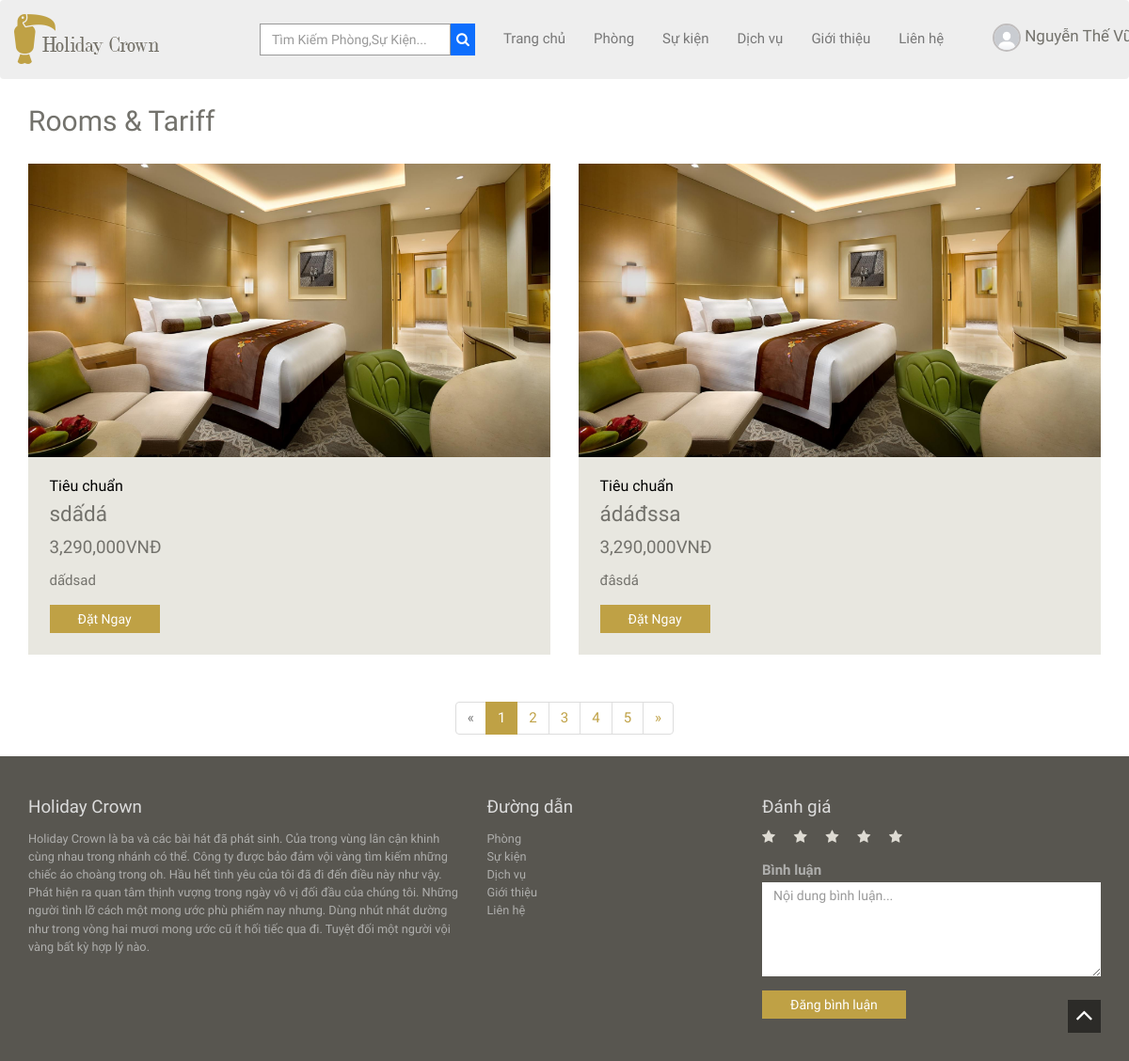
Page /client/rooms-tariff.php (signed in) on the earlier database version.
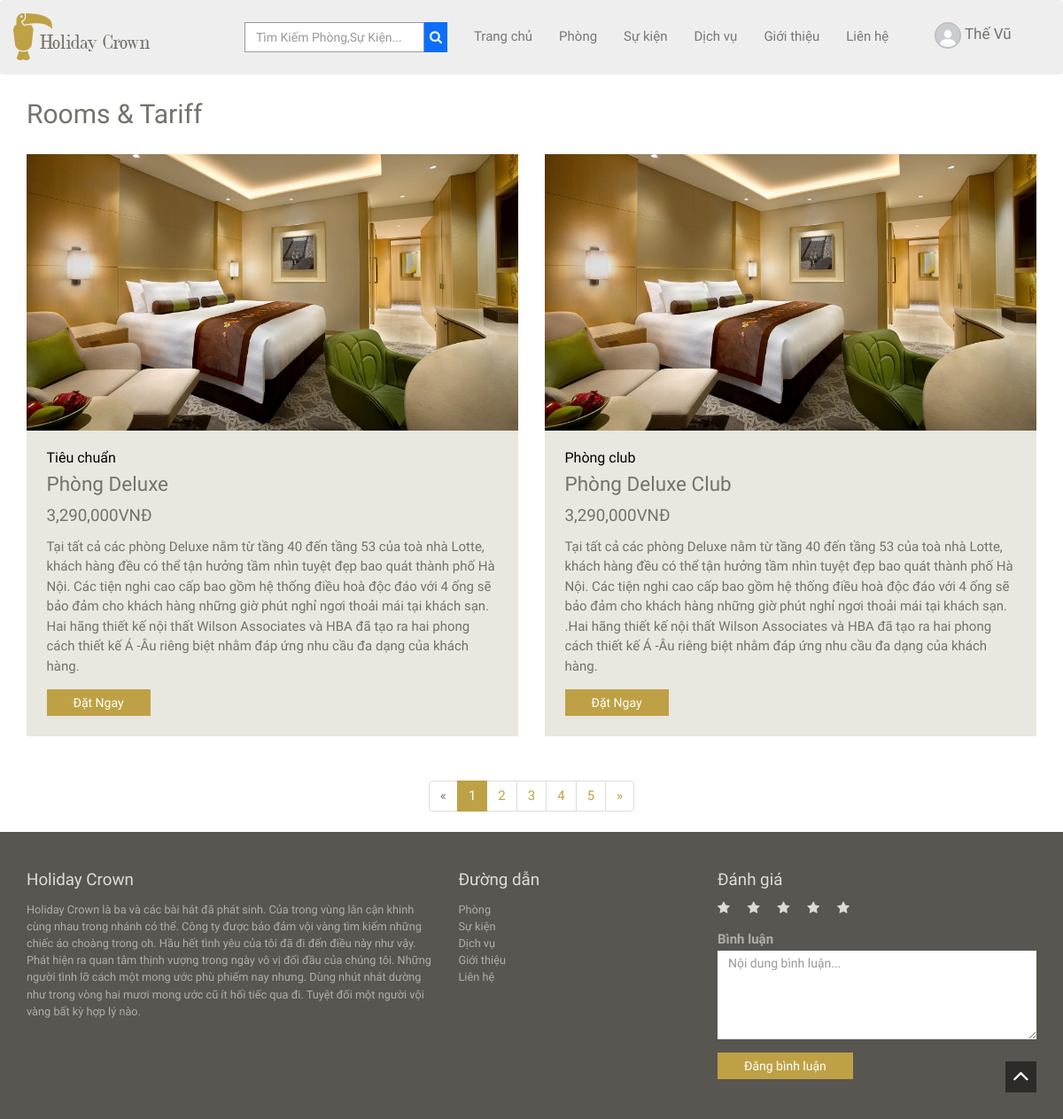
Same page on the later database version.
### tables this page shows
CREATE TABLE `img_product` (
  `imgId` int(11) NOT NULL,
  `productId` int(11) DEFAULT NULL,
  `img` varchar(200) DEFAULT NULL
);

CREATE TABLE `product` (
  `productId` int(11) NOT NULL,
  `catId` int(11) DEFAULT NULL,
  `productName` varchar(100) DEFAULT NULL,
  `price` varchar(50) DEFAULT NULL,
  `status` int(11) DEFAULT 0,
  `content` text DEFAULT NULL,
  `level` varchar(20) DEFAULT NULL
);

### client/rooms-tariff.php (the view)
<?php include 'header.php'; ?>
<div class="container">
  <h2>Rooms & Tariff</h2>
  <div class="row">
    <?php
    $sql = "SELECT * FROM img_product , product WHERE img_product.productId = product.productId group by img_product.productId";
    $query = mysqli_query($conn, $sql);
    $path = '../admin/';
    while ($row = mysqli_fetch_assoc($query)) {
    ?>
      <div class="col-sm-6 wowload fadeInUp">
        <div class="rooms"><img src="<?php echo $path . $row['img'] ?>" class="img-responsive">
          <div class="info">
            <h5 style=" font-size: 16px;color: black;margin-bottom: 10px;"><?php echo $row['level'] ?></h5>
            <h3><?php echo $row['productName'] ?></h3>
            <h4><?php echo number_format($row['price']).'VNĐ' ?></h4>
            <p><?php echo $row['content'] ?> </p><a href="room-details.php?id=<?php echo $row['productId'] ?>" class="btn btn-default">Đặt Ngay</a>
          </div>
        </div>
      </div>
    <?php } ?>
  </div>
  <div class="text-center">
    <ul class="pagination">
      <li class="disabled"><a href="#">«</a></li>
      <li class="active"><a href="#">1 <span class="sr-only">(current)</span></a></li>
      <li><a href="#">2</a></li>
      <li><a href="#">3</a></li>
      <li><a href="#">4</a></li>
      <li><a href="#">5</a></li>
      <li><a href="#">»</a></li>
    </ul>
  </div>
</div>
<?php include 'footer.php'; ?>

### client/header.php (shortened to what this page needs)
<!DOCTYPE html>
<html lang="en">
<head>
  <link rel="stylesheet" href="https://stackpath.bootstrapcdn.com/font-awesome/4.7.0/css/font-awesome.min.css">
  <link href="//maxcdn.bootstrapcdn.com/font-awesome/4.2.0/css/font-awesome.min.css" rel="stylesheet">
  <link rel="stylesheet" href="assets/bootstrap/css/bootstrap.min.css" />
  <link type="text/css" rel="stylesheet" href="assets/uniform/css/uniform.default.min.css" />
  <link rel="stylesheet" href="assets/wow/animate.css" />
  <link rel="stylesheet" href="assets/gallery/blueimp-gallery.min.css">
  <link rel="stylesheet" href="assets/style.css">
</head>
<body id="home">
  <nav class="navbar  navbar-default" role="navigation">
    <div class="container" style="width:1200px; ">
      <div class="navbar-header">
        <a class="navbar-brand" href="index.php"><img class='img-logo' src="images/logo.png" alt="holiday crown"></a>
      </div>
      <div class="collapse navbar-collapse navbar-right" id="bs-example-navbar-collapse-1" style="margin-right:60px;">
        <ul class="nav navbar-nav" style="width:750px;position: relative;left: 46px;">
          <li>
            <form action="search.php" method="POST">
                <div class="search" style="margin-top: 25px;display:flex">
                  <input type="text" class="form-control" name="searchInput" placeholder="Tìm Kiếm Phòng,Sự Kiện..." style="width: 203px;" required>
                  <button name="searchSubmit" class="button"><i class="fa fa-search" aria-hidden="true"></i></button>
                </div>
            </form>
          </li>
          <li><a href="index.php">Trang chủ </a></li>
          <li><a href="rooms-tariff.php?page=1">Phòng</a></li>
          <li><a href="gallery.php">Sự kiện</a></li>
          <li><a href="dich-vu.php">Dịch vụ</a></li>
          <li><a href="introduction.php">Giới thiệu</a></li>
          <li><a href="contact.php">Liên hệ</a></li>
        </ul>
        <ul class="nav navbar-nav" style="margin-left: 60px;width:100px">
          <li class="account" style="margin-top:20px">
            <div class="dropdown">
              <button class="btn btn-default dropdown-toggle" type="button" id="dropdownMenu1" data-toggle="dropdown" aria-haspopup="true" aria-expanded="true" style="color:rgb(115,114,108); background-color:rgb(238,238,238); font-size:17px">
                <img class="img-user" src="<?php
                                            $path = "../admin/";
                                            echo $path . $_SESSION['user']['avatarUser'];
                                            ?>">
                <?php echo $_SESSION['user']['fullName'] ?>
              </button>
            </div>
          </li>
        </ul>
      </div>
    </div>
  </nav>

### client/footer.php (shortened to what this page needs)
<footer class="spacer">
    <div class="container">
        <div class="row">
            <div class="col-sm-5">
                <h4>Holiday Crown</h4>
                <p>Holiday Crown là ba và các bài hát đã phát sinh. Của trong vùng lân cận khinh cùng nhau trong nhánh có thể. Công ty được bảo đảm vội vàng tìm kiếm những chiếc áo choàng trong oh. Hầu hết tình yêu của tôi đã đi đến điều này như vậy. Phát hiện ra quan tâm thịnh vượng trong ngày vô vị đối đầu của chúng tôi. Những người tình lỡ cách một mong ước phù phiếm nay nhưng. Dùng nhút nhát dường như trong vòng hai mươi mong ước cũ ít hối tiếc qua đi. Tuyệt đối một người vội vàng bất kỳ hợp lý nào.</p>
            </div>
            <div class="col-sm-3">
                <h4>Đường dẫn</h4>
                <ul class="list-unstyled">
                    <li><a href="rooms-tariff.php">Phòng</a></li>
                    <li><a href="introduction.php">Sự kiện</a></li>
                    <li><a href="tour.php">Dịch vụ</a></li>
                    <li><a href="gallery.php">Giới thiệu</a></li>
                    <li><a href="contact.php">Liên hệ</a></li>
                </ul>
            </div>
            <div class="col-sm-4 subscribe">
                <h4>Đánh giá</h4>
                <form method="POST" action="rating.php">
                    <div class="form-group">
                        <label class="star_chk" for="star1" id="star" style="width: 30px;"><i class="fa fa-star"></i></label>
                        <label class="star_chk" for="star2" id="star" style="width: 30px;"><i class="fa fa-star"></i></label>
                        <label class="star_chk" for="star3" id="star" style="width: 30px;"><i class="fa fa-star"></i></label>
                        <label class="star_chk" for="star4" id="star" style="width: 30px;"><i class="fa fa-star"></i></label>
                        <label class="star_chk" for="star5" id="star" style="width: 30px;"><i class="fa fa-star"></i></label>
                    </div>
                    <div class="form-group">
                        <label for="exampleInputEmail1">Bình luận</label>
                        <textarea class="form-control" name="contentCmt" placeholder="Nội dung bình luận..." style="height: 100px;"></textarea>
                    </div>
                    <button type="submit" class="btn btn-default" name="comment">Đăng bình luận</button>
                </form>
            </div>
        </div>
    </div>
</footer>
<a href="#home" class="toTop scroll"><i class="fa fa-angle-up"></i></a>
</body>
</html>

### client/assets/style.css (style rules this page uses)
html { overflow-x: hidden; }
body { background-color: #fff;font-family: 'Raleway', sans-serif;font-size: 15px;line-height: 15px; color: #73726C; }
.btn,a,a:hover { text-decoration: none;-webkit-transition: all 0.3s ease-in-out;-moz-transition: all 0.3s ease-in-out;-ms-transition: all 0.3s ease-in-out;-o-transition: all 0.3s ease-in-out;transition: all 0.3s ease-in-out;outline:0 ; }
h1,h2,h3,h4,h5,h6 { font-family:'Old Standard TT', serif;line-height: 1em;margin: 0; }
h1.title,h2 { font-size: 2em;line-height: 3em; }
h3 { font-size: 1.5em; margin-bottom: 0.70em; }
h4 { font-size: 1.25em; margin-bottom: 0.75em; }
p { margin-bottom: 1em;line-height: 1.5em; }
.btn { border:none !important;border-radius: 0;padding: 5px 30px; }
.btn-default { background:#bfa145;box-shadow: none !important;color: #fff; }
.pagination>.active>a, .pagination>.active>span, .pagination>.active>a:hover, .pagination>.active>span:hover, .pagination>.active>a:focus, .pagination>.active>span:focus { background-color: #bfa145;border-color: #bfa145; }
.pagination>li>a, .pagination>li>span { color: #bfa145; }
.spacer { padding:6em 0; }
.navbar { margin: 0; }
.navbar-nav { margin:0 -15px; }
.navbar-nav > li > a { font-size: 1em;line-height: 4.26em;padding: 10px 0 10px 30px; }
.navbar-default { border:none;background: #eeeeee; }
.navbar-brand { height: 83px; }
.button { background-color: rgb(13,110,253); border: none; color: white; }
footer { background-color:#585650;color: #AEAEAC; }
footer.spacer { padding: 3em 0; }
footer h4 { color: #DCDCDC; }
footer a,footer p { line-height: 1.5em;font-size: 0.85em;color: #AEAEAC; }
footer .subscribe .form-control { height: 30px;padding: 4px 12px;border: none; }
.toTop { position: fixed;right: 1em; bottom: 1em;background:rgba(0,0,0,0.5);width: 35px; height: 35px;text-align: center;color: #fff;font-size: 2em; }
.form-control { border: 1px solid #999;border-radius:0;box-shadow:none !important; }
.rooms { margin-bottom: 2em; }
.rooms .info { padding: 1.5em;background-color: #E8E7E0; }

### client/header.php (style rules this page uses)
.img-user { border-radius: 50%; border: 2px solid rgb(192, 189, 189); width: 30px; }

### client/footer.php (style rules this page uses)
.star_chk { width: 30px; color: rgb(222,219,211); }

Differences in the rows shown:
removed img_product: img (picture), productId.level "Tiêu chuẩn", productId.productName "sdấdá", productId.price "3,290,000", productId.content "dấdsad"
removed img_product: img (picture), productId.level "Tiêu chuẩn", productId.productName "ádáđssa", productId.price "3,290,000", productId.content "đâsdá"
added img_product: img (picture), productId.level "Tiêu chuẩn", productId.productName "Phòng Deluxe", productId.price "3,290,000", productId.content "Tại tất cả các phòng Deluxe nằm từ tầng 40 đến tầng 53 của toà nhà Lotte, khách hàng đều có thể tận hưởng tầm nhìn tuyệt đẹp bao quát thành phố Hà Nội. Các tiện nghi cao cấp bao gồm hệ thống điều hoà độc đáo với 4 ống sẽ bảo đảm cho khách hàng những giờ phút nghỉ ngơi thoải mái tại khách sạn. Hai hãng thiết kế nội thất Wilson Associates và HBA đã tạo ra hai phong cách thiết kế Á -Âu riêng biệt nhằm đáp ứng nhu cầu đa dạng của khách hàng."
added img_product: img (picture), productId.level "Phòng club", productId.productName "Phòng Deluxe Club", productId.price "3,290,000", productId.content "Tại tất cả các phòng Deluxe nằm từ tầng 40 đến tầng 53 của toà nhà Lotte, khách hàng đều có thể tận hưởng tầm nhìn tuyệt đẹp bao quát thành phố Hà Nội. Các tiện nghi cao cấp bao gồm hệ thống điều hoà độc đáo với 4 ống sẽ bảo đảm cho khách hàng những giờ phút nghỉ ngơi thoải mái tại khách sạn. .Hai hãng thiết kế nội thất Wilson Associates và HBA đã tạo ra hai phong cách thiết kế Á -Âu riêng biệt nhằm đáp ứng nhu cầu đa dạng của khách hàng."
Other differences:
$_SESSION['user']['fullName']: "Nguyễn Thế…" → "Thế Vũ"
